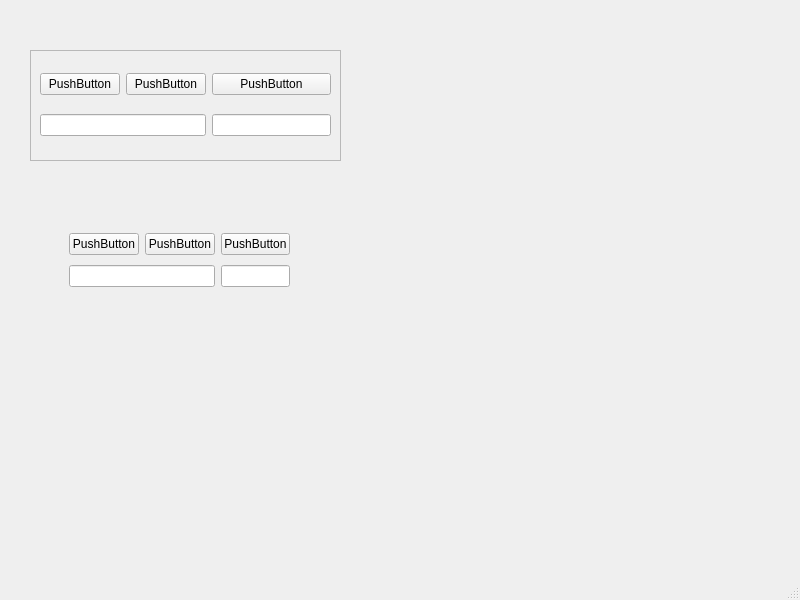
<?xml version="1.0" encoding="UTF-8"?>
<ui version="4.0">
 <class>MainWindow</class>
 <widget class="QMainWindow" name="MainWindow">
  <property name="geometry">
   <rect>
    <x>0</x>
    <y>0</y>
    <width>800</width>
    <height>600</height>
   </rect>
  </property>
  <property name="windowTitle">
   <string>MainWindow</string>
  </property>
  <widget class="QWidget" name="centralwidget">
   <widget class="QFrame" name="frame">
    <property name="geometry">
     <rect>
      <x>30</x>
      <y>50</y>
      <width>311</width>
      <height>111</height>
     </rect>
    </property>
    <property name="frameShape">
     <enum>QFrame::StyledPanel</enum>
    </property>
    <property name="frameShadow">
     <enum>QFrame::Raised</enum>
    </property>
    <layout class="QGridLayout" name="gridLayout">
     <item row="0" column="0">
      <widget class="QPushButton" name="pushButton">
       <property name="text">
        <string>PushButton</string>
       </property>
      </widget>
     </item>
     <item row="0" column="1">
      <widget class="QPushButton" name="pushButton_2">
       <property name="text">
        <string>PushButton</string>
       </property>
      </widget>
     </item>
     <item row="0" column="2">
      <widget class="QPushButton" name="pushButton_3">
       <property name="text">
        <string>PushButton</string>
       </property>
      </widget>
     </item>
     <item row="1" column="0" colspan="2">
      <widget class="QLineEdit" name="lineEdit"/>
     </item>
     <item row="1" column="2">
      <widget class="QLineEdit" name="lineEdit_2"/>
     </item>
    </layout>
   </widget>
   <widget class="QFrame" name="gridFrame">
    <property name="geometry">
     <rect>
      <x>60</x>
      <y>220</y>
      <width>239</width>
      <height>80</height>
     </rect>
    </property>
    <layout class="QGridLayout" name="gridLayout_2">
     <item row="0" column="1">
      <widget class="QPushButton" name="pushButton_5">
       <property name="text">
        <string>PushButton</string>
       </property>
      </widget>
     </item>
     <item row="0" column="2">
      <widget class="QPushButton" name="pushButton_6">
       <property name="text">
        <string>PushButton</string>
       </property>
      </widget>
     </item>
     <item row="0" column="0">
      <widget class="QPushButton" name="pushButton_4">
       <property name="text">
        <string>PushButton</string>
       </property>
      </widget>
     </item>
     <item row="1" column="0" colspan="2">
      <widget class="QLineEdit" name="lineEdit_3"/>
     </item>
     <item row="1" column="2">
      <widget class="QLineEdit" name="lineEdit_4"/>
     </item>
    </layout>
   </widget>
  </widget>
  <widget class="QMenuBar" name="menubar">
   <property name="geometry">
    <rect>
     <x>0</x>
     <y>0</y>
     <width>800</width>
     <height>23</height>
    </rect>
   </property>
  </widget>
  <widget class="QStatusBar" name="statusbar"/>
 </widget>
 <resources/>
 <connections/>
</ui>
